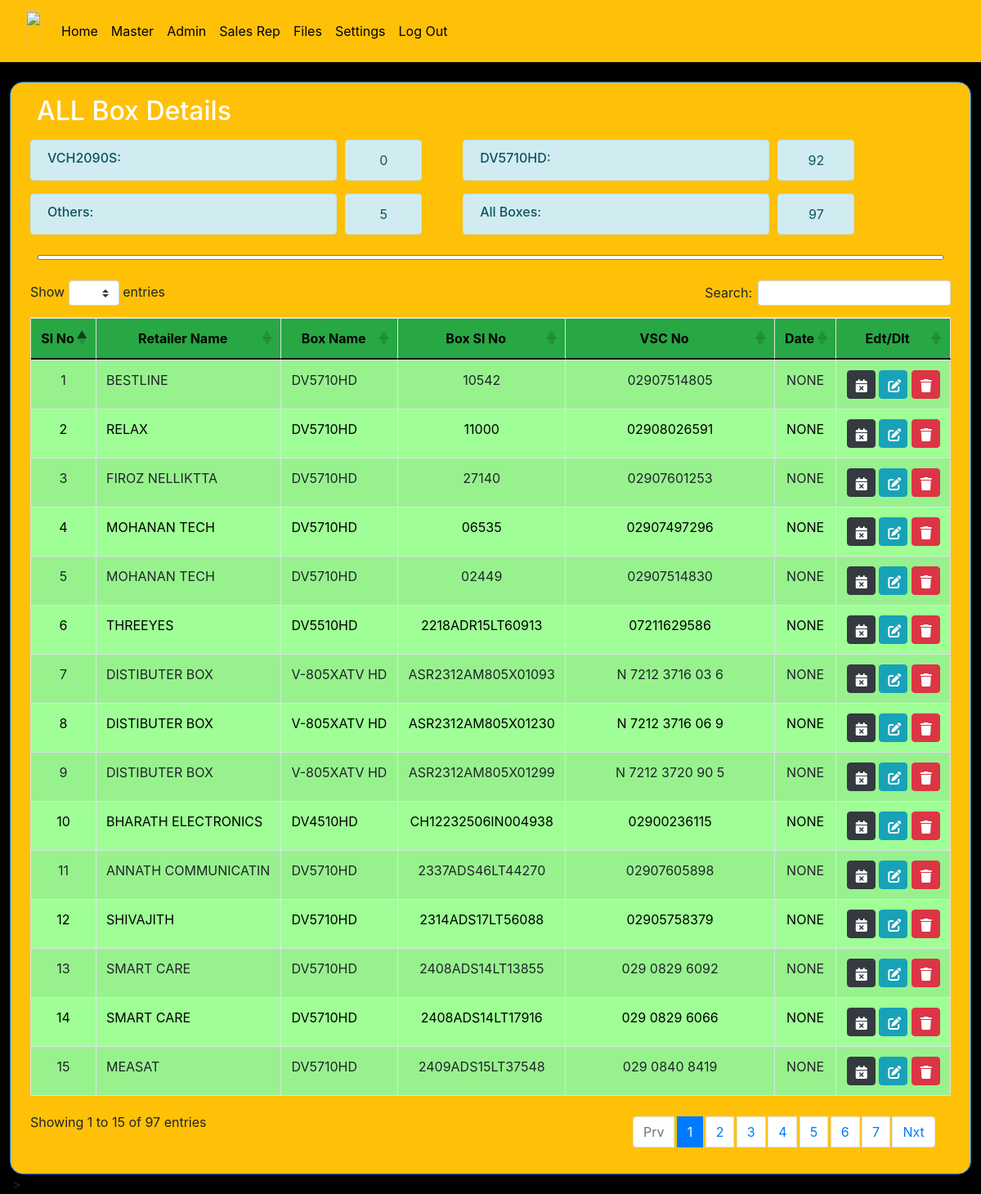
Screenshot of /close_box_master with the database file from the repository.
### d2h_manager/models.py (models this page shows, shortened)
class box_product(models.Model):
    r_name = models.ForeignKey(retailer_master,on_delete=models.CASCADE,null=True,blank=True)
    b_name = models.ForeignKey(box_master, on_delete=models.CASCADE)
    b_slno=models.CharField(max_length=50 ,null=True,blank=True)
    b_vscno=models.CharField(max_length=50 ,null=True,blank=True)
    woc_date = models.DateField(null=True, blank=True )
    collect_date = models.DateField(null=True, blank=True)
    set= models.CharField(choices=set_choice , max_length=50 ,null=True )

class retailer_master(models.Model):
    r_name=models.CharField(max_length=50 ,null=True)
    address=models.CharField(max_length=50 ,null=True)
    ph_no=models.CharField(max_length=50 ,null=True)
    def __str__(self):
        return self.r_name

class box_master(models.Model):
    b_name=models.CharField(max_length=50 ,null=True)
    def __str__(self):
        return self.b_name

### d2h_manager/views.py (the view)
# urls.py: path('close_box_master',views.close_box_master,name='close_box_master'),
def close_box_master(request):
    products1 = box_product.objects.filter(woc_date__isnull=True)
    return render(request, 'woc_all.html', {'products1':products1})

### d2h_manager/templates/woc_all.html (shortened to what this page needs)
{% extends 'blank_layout.html' %}
{% load static %}
{% block content %}
<link rel="stylesheet" type="text/css" href="https://stackpath.bootstrapcdn.com/bootstrap/4.5.2/css/bootstrap.min.css">
<link rel="stylesheet" type="text/css" href="https://cdn.datatables.net/1.10.25/css/dataTables.bootstrap4.min.css">
<div class="container-fluid">
    <div class="row">
        <div class="onlypc1 pt-3 ">
            <div class="bg-warning p-2 border border-5 rounded-4 border-primary onlypc1">
                <h2 class="text-white px-4 p-2 ">ALL Box Details</h2>
                <div class="container-fluid">
                    <div class="row px-3 p-0">
                        <h6 class="col-md-4 col-6 alert alert-info" style="margin-right: 10px;height:50px;">VCH2090S:</h6>
                        <div id="totalCount" style="margin-right: 50px;height:50px;"
                            class="alert alert-info col-md-1 col-2 text-center" role="alert">
                        </div>
                        <h6 class="col-md-4 col-6 alert alert-info" style="margin-right: 10px;height:50px;">DV5710HD:</h6>
                        <div id="totalCount1" style="margin-right: 50px;height:50px;"
                            class="alert alert-info col-md-1 col-2 text-center" role="alert">
                        </div>
                        <h6 class="col-md-4 col-6 alert alert-info" style="margin-right: 10px;height:50px;">Others:</h6>
                        <div id="totalCount2" style="margin-right: 50px;height:50px;"
                            class="alert alert-info col-md-1 col-2 text-center" role="alert">
                        </div>
                        <h6 class="col-md-4 col-6 alert alert-info" style="margin-right: 10px;height:50px;">All Boxes:</h6>
                        <div id="totalCount3" style="margin-right: 50px;height:50px;"
                            class="alert alert-info col-md-1 col-2 text-center" role="alert">
                        </div>
                    </div>
                </div>
                <div class="row px-3">
                    <div class="px-4 pt-0 col-12">
                        <input type="text" id="searchInput" style="height: 0px;width: 100%;">
                    </div>
                </div>
                <div class="p-2 table-container">
                    <div class="p-2">
                        <table id="example" class="table table-bordered table-striped" cellspacing="0" width="100%">
                            <thead>
                                <tr class="bg-success">
                                    <th class="text-center">Sl No</th>
                                    <th class="text-center">Retailer Name</th>
                                    <th class="text-center">Box Name</th>
                                    <th class="text-center">Box Sl No</th>
                                    <th class="text-center">VSC No</th>
                                    <th class="text-center">Date</th>
                                    <th class="text-center">Edt/Dlt</th>
                                </tr>
                            </thead>
                            <tbody>
                                {% for product1 in products1 %}
                                <tr style="background-color: rgb(159, 255, 150);">
                                    <td class="text-center">{{ forloop.counter0|add:1 }}</td>
                                    <td class="">{{product1.r_name |upper}}</td>
                                    <td class="boxName">{{product1.b_name |upper}}</td>
                                    <td class="text-center">{{product1.b_slno |upper}}</td>
                                    <td class="text-center vscNo">{{product1.b_vscno |upper}}</td>
                                    <td class="text-center vscNo">{{product1.collect_date |upper}}</td>
                                    <td class="text-center">
                                        <a href="{% url 'woc' product1.id %}"> <button style="height: 35px;width: 35px; padding-left: 10px;" class="btn btn-dark"><i class="fa-solid fa-calendar-xmark"></i></button></a>
                                        <a href="{% url 'box_details_edit' product1.id %}"> <button style="height: 35px;width: 35px; padding-left: 10px;" class="btn btn-info"><i class="fa-solid fa-pen-to-square"></i></button></a>
                                        <a href="{% url 'box_details_delete' product1.id %}"> <button style="height: 35px;width: 35px;padding-left: 10px;" class="btn btn-danger"><i class="fa-solid fa-trash"></i></button></a>
                                    </td>
                                </tr>
                                {% endfor %}
                            </tbody>
                        </table>
                    </div>
                </div>
            </div>
        </div>
    </div>>
    {% endblock %}

### d2h_manager/templates/blank_layout.html (shortened to what this page needs)
{% load static %}
{% include 'navbar.html' %}
<link rel="stylesheet" href="{% static 'style.css'%}">
<link href="https://cdn.jsdelivr.net/npm/bootstrap@5.0.2/dist/css/bootstrap.min.css" rel="stylesheet"
>
<link rel="stylesheet" href="https://cdnjs.cloudflare.com/ajax/libs/font-awesome/6.5.1/css/all.min.css">
<link rel="stylesheet" href="https://stackpath.bootstrapcdn.com/bootstrap/5.1.3/css/bootstrap.min.css">
{% block content %}
{% endblock %}

### d2h_manager/templates/navbar.html (shortened to what this page needs)
{% load static %}
<!doctype html>
<html lang="en">
<head>
    <link href="https://cdn.jsdelivr.net/npm/bootstrap@5.3.2/dist/css/bootstrap.min.css" rel="stylesheet"
>
    <link rel="stylesheet" href="style10.css">
</head>
<body style="background:#000000;">
    <header>
        <nav class="navbar navbar-expand-lg bg-warning ">
            <div class="container-fluid">
                <a class="navbar-brand" href="{% url 'home' %}"> <img
                        style="width:100%; height:50px; padding-bottom: 5px;"
                        src="https://pubib.d2h.com/Images/d2hLogo1.png"
                        alt=""></a>
                <div class="collapse navbar-collapse" id="navbarNavAltMarkup">
                    <div class="navbar-nav">
                        <a class="nav-link active" aria-current="page" href="{% url 'home' %}">Home</a>
                        <a class="nav-link active" aria-current="page" href="{% url 'master' %}">Master</a>
                        <a class="nav-link active" aria-current="page" href="{% url 'admin' %}">Admin</a>
                        <a class="nav-link active" aria-current="page" href="{% url 'sales_reports' %}">Sales Rep</a>
                        <a class="nav-link active" aria-current="page" href="https://www.pythonanywhere.com">Files</a>
                        <a class="nav-link active" aria-current="page" href="">Settings</a>
                        <a class="nav-link active" aria-current="page" href="">Log Out</a>
                    </div>
                </div>
            </div>
        </nav>
    </header>
</body>
</html>

### d2h_manager/static/style.css (style rules this page uses)
.onlypc1 { padding-top: 30px; }

### rows the page displays
box_product: r_name "BESTLINE", b_name "DV5710HD", b_slno "10542", b_vscno "02907514805", collect_date "NONE"
box_product: r_name "RELAX", b_name "DV5710HD", b_slno "11000", b_vscno "02908026591", collect_date "NONE"
box_product: r_name "FIROZ NELLIKTTA", b_name "DV5710HD", b_slno "27140", b_vscno "02907601253", collect_date "NONE"
box_product: r_name "MOHANAN TECH", b_name "DV5710HD", b_slno "06535", b_vscno "02907497296", collect_date "NONE"
box_product: r_name "MOHANAN TECH", b_name "DV5710HD", b_slno "02449", b_vscno "02907514830", collect_date "NONE"
box_product: r_name "THREEYES", b_name "DV5510HD", b_slno "2218ADR15LT60913", b_vscno "07211629586", collect_date "NONE"
box_product: r_name "DISTIBUTER BOX", b_name "V-805XATV HD", b_slno "ASR2312AM805X01093", b_vscno "N 7212 3716 03 6", collect_date "NONE"
box_product: r_name "DISTIBUTER BOX", b_name "V-805XATV HD", b_slno "ASR2312AM805X01230", b_vscno "N 7212 3716 06 9", collect_date "NONE"
box_product: r_name "DISTIBUTER BOX", b_name "V-805XATV HD", b_slno "ASR2312AM805X01299", b_vscno "N 7212 3720 90 5", collect_date "NONE"
box_product: r_name "BHARATH ELECTRONICS", b_name "DV4510HD", b_slno "CH12232506IN004938", b_vscno "02900236115", collect_date "NONE"
box_product: r_name "ANNATH COMMUNICATIN", b_name "DV5710HD", b_slno "2337ADS46LT44270", b_vscno "02907605898", collect_date "NONE"
box_product: r_name "SHIVAJITH", b_name "DV5710HD", b_slno "2314ADS17LT56088", b_vscno "02905758379", collect_date "NONE"
box_product: r_name "SMART CARE", b_name "DV5710HD", b_slno "2408ADS14LT13855", b_vscno "029 0829 6092", collect_date "NONE"
box_product: r_name "SMART CARE", b_name "DV5710HD", b_slno "2408ADS14LT17916", b_vscno "029 0829 6066", collect_date "NONE"
box_product: r_name "MEASAT", b_name "DV5710HD", b_slno "2409ADS15LT37548", b_vscno "029 0840 8419", collect_date "NONE"
